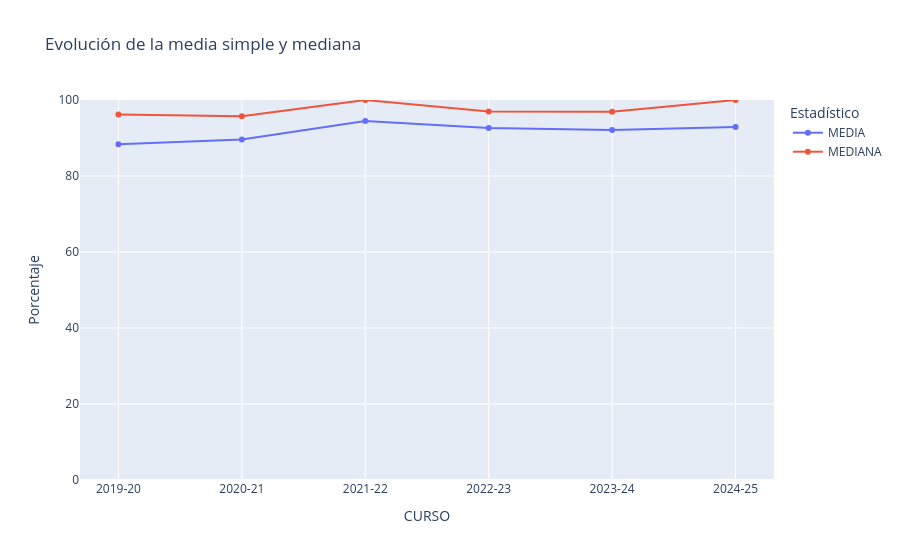

The cell this chart's notebook holds for it:
### Markdown cell above
## 2. Estadísticos y evolución
Las medias y medianas describen los porcentajes de los registros disponibles. Cada titulación-centro tiene el mismo peso, con independencia de su tamaño. La cobertura de esta tabla describe exclusivamente las filas publicadas.

### Code cell
anual = summarize(df)
display(df[VALUE].describe().to_frame("Porcentaje"))
display(anual.round(3))
series = anual.melt(id_vars="CURSO", value_vars=["MEDIA", "MEDIANA"], var_name="Estadístico", value_name="Porcentaje")
fig = px.line(series, x="CURSO", y="Porcentaje", color="Estadístico", markers=True, title="Evolución de la media simple y mediana")
fig.update_yaxes(range=[0,100])
display(fig)

### Figure 1 — Plotly figure (JSON) as saved in the notebook; plotly's stock layout.template omitted (floating-point values rounded to 4 significant figures)
{"data": [{"hovertemplate": "Estadístico=MEDIA<br>CURSO=%{x}<br>Porcentaje=%{y}<extra></extra>", "legendgroup": "MEDIA", "line": {"color": "#636efa", "dash": "solid"}, "marker": {"symbol": "circle"}, "mode": "lines+markers", "name": "MEDIA", "orientation": "v", "showlegend": true, "x": ["2019-20", "2020-21", "2021-22", "2022-23", "2023-24", "2024-25"], "xaxis": "x", "y": [88.35, 89.58, 94.45, 92.6, 92.1, 92.92], "yaxis": "y", "type": "scatter"}, {"hovertemplate": "Estadístico=MEDIANA<br>CURSO=%{x}<br>Porcentaje=%{y}<extra></extra>", "legendgroup": "MEDIANA", "line": {"color": "#EF553B", "dash": "solid"}, "marker": {"symbol": "circle"}, "mode": "lines+markers", "name": "MEDIANA", "orientation": "v", "showlegend": true, "x": ["2019-20", "2020-21", "2021-22", "2022-23", "2023-24", "2024-25"], "xaxis": "x", "y": [96.22, 95.74, 100.0, 96.99, 96.92, 100.0], "yaxis": "y", "type": "scatter"}], "layout": {"xaxis": {"anchor": "y", "domain": [0.0, 1.0], "title": {"text": "CURSO"}}, "yaxis": {"anchor": "x", "domain": [0.0, 1.0], "title": {"text": "Porcentaje"}, "range": [0, 100]}, "legend": {"title": {"text": "Estadístico"}, "tracegroupgap": 0}, "title": {"text": "Evolución de la media simple y mediana"}}}
